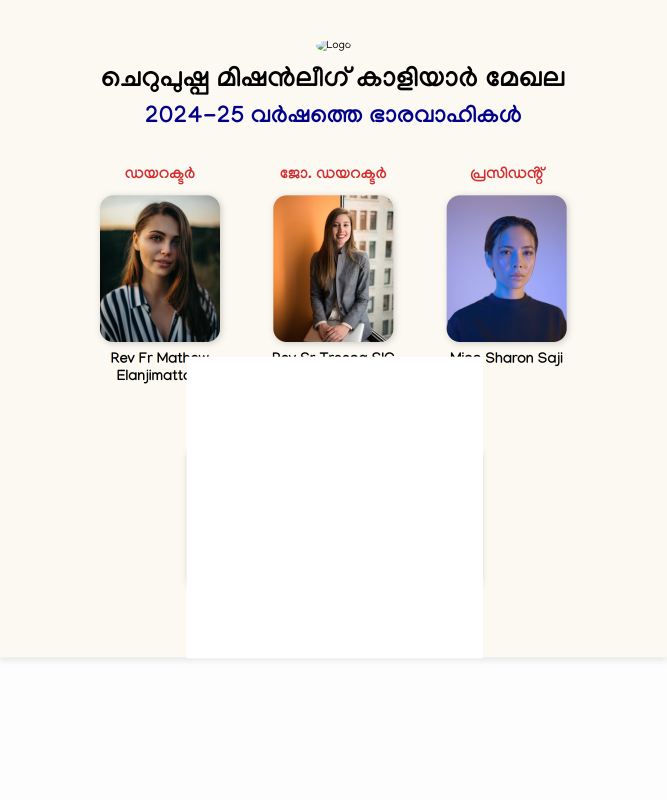
#> input picture poster.png, 2000 x 2400 px, found by its file name (shown at 1/3 size)
$ python ascii_poster.py
#> lines starting #> are read from the running program, lines starting #| are printed output that depends on the picture
import cv2

img = cv2.imread(r'D:\cml website\poster.png')
#> img is the input picture: shape (2400, 2000, 3); mean B, G, R 229.6, 232.3, 235.5
# Crop to the laptop area roughly: y=900:1800, x=400:1600
roi = img[900:1800, 400:1600]
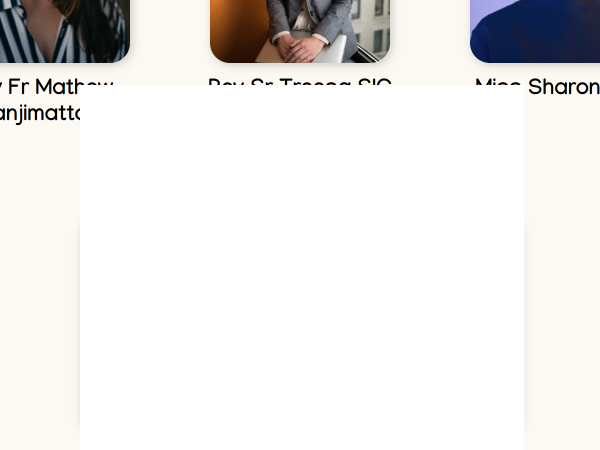
#> roi: shape (900, 1200, 3) (shown at 1/2 size); mean B, G, R 230.8, 232.1, 233.4

# Resize down to e.g. 60x40 to print as ASCII
roi_small = cv2.resize(roi, (60, 45))
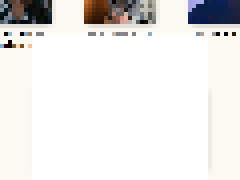
#> roi_small: shape (45, 60, 3) (shown 4 times larger); mean B, G, R 231.1, 232.5, 233.9
gray = cv2.cvtColor(roi_small, cv2.COLOR_BGR2GRAY)
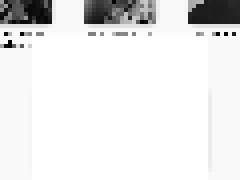
#> gray: shape (45, 60) (shown 4 times larger); min 0, max 255, mean 232.7

chars = "@%#*+=-:. "
for y in range(45):
    line = ""
    for x in range(60):
        val = gray[y, x]
        idx = int((val / 255.0) * (len(chars) - 1))
        line += chars[idx]
    print(line)
